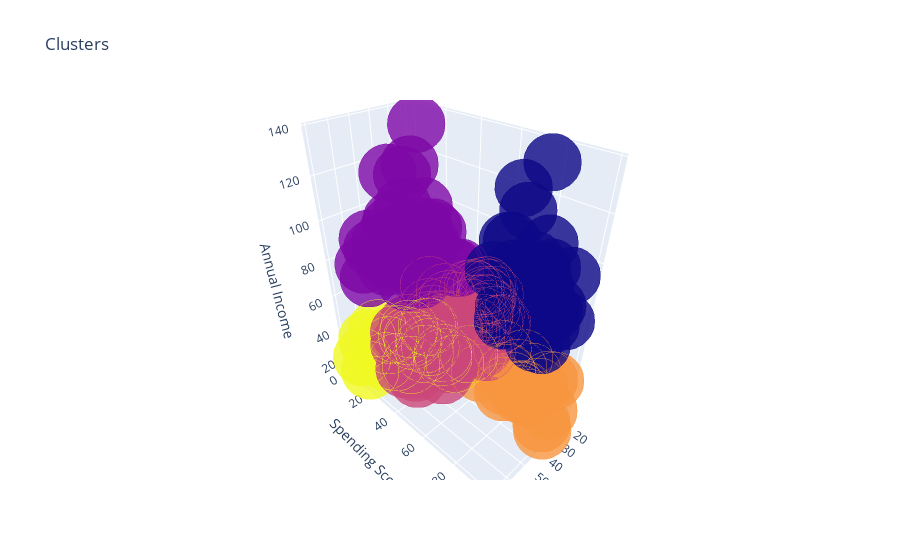

Here is the notebook cell this chart was saved with:
### Markdown cell above
Thực hiện vẽ biểu đồ 3D, biểu diễn kết quả gom cụm Tuổi, Thu nhập hàng năm và Số điểm mua sắm.

### Code cell
data['label3'] = labels3
trace1 = go.Scatter3d(
    x=data['Age'],
    y=data['Spending Score (1-100)'],
    z=data['Annual Income (k$)'],
    mode='markers',
    marker=dict(color = data['label3'], size=20, line = dict(color = data['label3'],width = 12),opacity=0.8))
dat = [trace1]
layout = go.Layout(
    title = 'Clusters',
    scene = dict(
        xaxis = dict(title = 'Age'),
        yaxis = dict(title = 'Spending Score'),
        zaxis = dict(title = 'Annual Income')
    )
)
fig = go.Figure(data=dat, layout=layout)
fig
# py.offline.iplot(fig)

### Figure 1 — Plotly figure (JSON) as saved in the notebook; plotly's stock layout.template omitted (floating-point values rounded to 4 significant figures; data arrays with more than 128 entries replaced by an {"elided": "..."} marker saying what was removed)
{"data": [{"marker": {"color": {"elided": "200 int values"}, "line": {"color": {"elided": "200 int values"}, "width": 12}, "opacity": 0.8, "size": 20}, "mode": "markers", "type": "scatter3d", "x": {"elided": "200 int values"}, "y": {"elided": "200 int values"}, "z": {"elided": "200 int values"}}], "layout": {"scene": {"xaxis": {"title": {"text": "Age"}}, "yaxis": {"title": {"text": "Spending Score"}}, "zaxis": {"title": {"text": "Annual Income"}}}, "title": {"text": "Clusters"}}}
